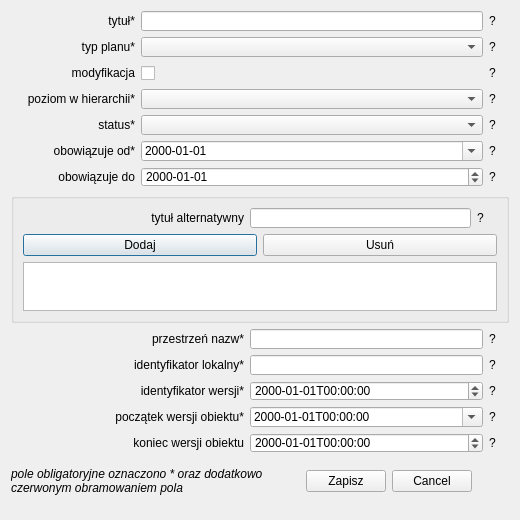
<?xml version="1.0" encoding="UTF-8"?>
<ui version="4.0">
 <class>Dialog</class>
 <widget class="QDialog" name="Dialog">
  <property name="geometry">
   <rect>
    <x>0</x>
    <y>0</y>
    <width>520</width>
    <height>520</height>
   </rect>
  </property>
  <property name="sizePolicy">
   <sizepolicy hsizetype="MinimumExpanding" vsizetype="MinimumExpanding">
    <horstretch>0</horstretch>
    <verstretch>0</verstretch>
   </sizepolicy>
  </property>
  <property name="minimumSize">
   <size>
    <width>520</width>
    <height>490</height>
   </size>
  </property>
  <property name="maximumSize">
   <size>
    <width>1000</width>
    <height>1000</height>
   </size>
  </property>
  <property name="windowTitle">
   <string>Dialog</string>
  </property>
  <layout class="QGridLayout" name="gridLayout_4">
   <property name="sizeConstraint">
    <enum>QLayout::SetMinAndMaxSize</enum>
   </property>
   <item row="0" column="0">
    <layout class="QVBoxLayout" name="verticalLayout_2">
     <item>
      <layout class="QGridLayout" name="gridLayout">
       <item row="4" column="1">
        <widget class="QComboBox" name="status">
         <property name="sizePolicy">
          <sizepolicy hsizetype="MinimumExpanding" vsizetype="MinimumExpanding">
           <horstretch>0</horstretch>
           <verstretch>0</verstretch>
          </sizepolicy>
         </property>
         <property name="minimumSize">
          <size>
           <width>342</width>
           <height>20</height>
          </size>
         </property>
         <property name="maximumSize">
          <size>
           <width>16777215</width>
           <height>20</height>
          </size>
         </property>
         <property name="editable">
          <bool>false</bool>
         </property>
        </widget>
       </item>
       <item row="0" column="1">
        <widget class="QLineEdit" name="tytul">
         <property name="sizePolicy">
          <sizepolicy hsizetype="MinimumExpanding" vsizetype="MinimumExpanding">
           <horstretch>0</horstretch>
           <verstretch>0</verstretch>
          </sizepolicy>
         </property>
         <property name="minimumSize">
          <size>
           <width>0</width>
           <height>20</height>
          </size>
         </property>
         <property name="maximumSize">
          <size>
           <width>16777215</width>
           <height>20</height>
          </size>
         </property>
        </widget>
       </item>
       <item row="3" column="2">
        <widget class="QLabel" name="label_9">
         <property name="maximumSize">
          <size>
           <width>20</width>
           <height>16777215</height>
          </size>
         </property>
         <property name="text">
          <string>?</string>
         </property>
        </widget>
       </item>
       <item row="4" column="0">
        <widget class="QLabel" name="status_label_2">
         <property name="sizePolicy">
          <sizepolicy hsizetype="MinimumExpanding" vsizetype="MinimumExpanding">
           <horstretch>0</horstretch>
           <verstretch>0</verstretch>
          </sizepolicy>
         </property>
         <property name="font">
          <font>
           <weight>50</weight>
           <bold>false</bold>
          </font>
         </property>
         <property name="text">
          <string>status*</string>
         </property>
         <property name="alignment">
          <set>Qt::AlignRight|Qt::AlignTrailing|Qt::AlignVCenter</set>
         </property>
        </widget>
       </item>
       <item row="6" column="0">
        <widget class="QLabel" name="obowiazujeDo_label">
         <property name="sizePolicy">
          <sizepolicy hsizetype="MinimumExpanding" vsizetype="MinimumExpanding">
           <horstretch>1</horstretch>
           <verstretch>0</verstretch>
          </sizepolicy>
         </property>
         <property name="text">
          <string>obowiązuje do</string>
         </property>
         <property name="alignment">
          <set>Qt::AlignRight|Qt::AlignTrailing|Qt::AlignVCenter</set>
         </property>
        </widget>
       </item>
       <item row="0" column="0">
        <widget class="QLabel" name="tytul_label">
         <property name="sizePolicy">
          <sizepolicy hsizetype="MinimumExpanding" vsizetype="MinimumExpanding">
           <horstretch>0</horstretch>
           <verstretch>0</verstretch>
          </sizepolicy>
         </property>
         <property name="font">
          <font>
           <weight>50</weight>
           <bold>false</bold>
          </font>
         </property>
         <property name="text">
          <string>tytuł*</string>
         </property>
         <property name="alignment">
          <set>Qt::AlignRight|Qt::AlignTrailing|Qt::AlignVCenter</set>
         </property>
        </widget>
       </item>
       <item row="4" column="2">
        <widget class="QLabel" name="label_12">
         <property name="sizePolicy">
          <sizepolicy hsizetype="Preferred" vsizetype="Preferred">
           <horstretch>0</horstretch>
           <verstretch>20</verstretch>
          </sizepolicy>
         </property>
         <property name="minimumSize">
          <size>
           <width>20</width>
           <height>0</height>
          </size>
         </property>
         <property name="maximumSize">
          <size>
           <width>20</width>
           <height>16777215</height>
          </size>
         </property>
         <property name="text">
          <string>?</string>
         </property>
        </widget>
       </item>
       <item row="0" column="2">
        <widget class="QLabel" name="label_6">
         <property name="minimumSize">
          <size>
           <width>20</width>
           <height>0</height>
          </size>
         </property>
         <property name="text">
          <string>?</string>
         </property>
        </widget>
       </item>
       <item row="5" column="1">
        <widget class="QgsDateTimeEdit" name="obowiazujeOd">
         <property name="sizePolicy">
          <sizepolicy hsizetype="MinimumExpanding" vsizetype="MinimumExpanding">
           <horstretch>0</horstretch>
           <verstretch>0</verstretch>
          </sizepolicy>
         </property>
         <property name="minimumSize">
          <size>
           <width>0</width>
           <height>20</height>
          </size>
         </property>
         <property name="maximumSize">
          <size>
           <width>16777215</width>
           <height>20</height>
          </size>
         </property>
         <property name="displayFormat">
          <string>yyyy-MM-dd</string>
         </property>
         <property name="calendarPopup">
          <bool>true</bool>
         </property>
        </widget>
       </item>
       <item row="6" column="1">
        <widget class="QgsDateTimeEdit" name="obowiazujeDo">
         <property name="sizePolicy">
          <sizepolicy hsizetype="MinimumExpanding" vsizetype="MinimumExpanding">
           <horstretch>0</horstretch>
           <verstretch>0</verstretch>
          </sizepolicy>
         </property>
         <property name="minimumSize">
          <size>
           <width>0</width>
           <height>20</height>
          </size>
         </property>
         <property name="maximumSize">
          <size>
           <width>16777215</width>
           <height>20</height>
          </size>
         </property>
         <property name="displayFormat">
          <string>yyyy-MM-dd</string>
         </property>
        </widget>
       </item>
       <item row="1" column="1">
        <widget class="QComboBox" name="typPlanu">
         <property name="sizePolicy">
          <sizepolicy hsizetype="MinimumExpanding" vsizetype="MinimumExpanding">
           <horstretch>0</horstretch>
           <verstretch>0</verstretch>
          </sizepolicy>
         </property>
         <property name="minimumSize">
          <size>
           <width>0</width>
           <height>20</height>
          </size>
         </property>
         <property name="maximumSize">
          <size>
           <width>16777215</width>
           <height>20</height>
          </size>
         </property>
        </widget>
       </item>
       <item row="5" column="0">
        <widget class="QLabel" name="obowiazujeOd_label">
         <property name="sizePolicy">
          <sizepolicy hsizetype="MinimumExpanding" vsizetype="MinimumExpanding">
           <horstretch>0</horstretch>
           <verstretch>0</verstretch>
          </sizepolicy>
         </property>
         <property name="font">
          <font>
           <weight>50</weight>
           <bold>false</bold>
          </font>
         </property>
         <property name="text">
          <string>obowiązuje od*</string>
         </property>
         <property name="alignment">
          <set>Qt::AlignRight|Qt::AlignTrailing|Qt::AlignVCenter</set>
         </property>
        </widget>
       </item>
       <item row="3" column="0">
        <widget class="QLabel" name="poziomHierarchii_label">
         <property name="sizePolicy">
          <sizepolicy hsizetype="MinimumExpanding" vsizetype="MinimumExpanding">
           <horstretch>0</horstretch>
           <verstretch>0</verstretch>
          </sizepolicy>
         </property>
         <property name="font">
          <font>
           <weight>50</weight>
           <bold>false</bold>
          </font>
         </property>
         <property name="text">
          <string>poziom w hierarchii*</string>
         </property>
         <property name="alignment">
          <set>Qt::AlignRight|Qt::AlignTrailing|Qt::AlignVCenter</set>
         </property>
        </widget>
       </item>
       <item row="3" column="1">
        <widget class="QComboBox" name="poziomHierarchii">
         <property name="sizePolicy">
          <sizepolicy hsizetype="MinimumExpanding" vsizetype="MinimumExpanding">
           <horstretch>0</horstretch>
           <verstretch>0</verstretch>
          </sizepolicy>
         </property>
         <property name="minimumSize">
          <size>
           <width>0</width>
           <height>20</height>
          </size>
         </property>
         <property name="maximumSize">
          <size>
           <width>16777215</width>
           <height>20</height>
          </size>
         </property>
        </widget>
       </item>
       <item row="1" column="2">
        <widget class="QLabel" name="label_8">
         <property name="enabled">
          <bool>true</bool>
         </property>
         <property name="minimumSize">
          <size>
           <width>20</width>
           <height>0</height>
          </size>
         </property>
         <property name="maximumSize">
          <size>
           <width>6</width>
           <height>16777215</height>
          </size>
         </property>
         <property name="text">
          <string>?</string>
         </property>
        </widget>
       </item>
       <item row="5" column="2">
        <widget class="QLabel" name="label_10">
         <property name="maximumSize">
          <size>
           <width>20</width>
           <height>16777215</height>
          </size>
         </property>
         <property name="text">
          <string>?</string>
         </property>
        </widget>
       </item>
       <item row="1" column="0">
        <widget class="QLabel" name="typPlanu_label">
         <property name="sizePolicy">
          <sizepolicy hsizetype="MinimumExpanding" vsizetype="MinimumExpanding">
           <horstretch>0</horstretch>
           <verstretch>0</verstretch>
          </sizepolicy>
         </property>
         <property name="font">
          <font>
           <weight>50</weight>
           <bold>false</bold>
          </font>
         </property>
         <property name="text">
          <string>typ planu*</string>
         </property>
         <property name="alignment">
          <set>Qt::AlignRight|Qt::AlignTrailing|Qt::AlignVCenter</set>
         </property>
        </widget>
       </item>
       <item row="6" column="2">
        <widget class="QLabel" name="label_11">
         <property name="minimumSize">
          <size>
           <width>20</width>
           <height>0</height>
          </size>
         </property>
         <property name="maximumSize">
          <size>
           <width>20</width>
           <height>16777215</height>
          </size>
         </property>
         <property name="text">
          <string>?</string>
         </property>
        </widget>
       </item>
       <item row="2" column="0">
        <widget class="QLabel" name="modyfikacja_label">
         <property name="sizePolicy">
          <sizepolicy hsizetype="MinimumExpanding" vsizetype="MinimumExpanding">
           <horstretch>0</horstretch>
           <verstretch>0</verstretch>
          </sizepolicy>
         </property>
         <property name="text">
          <string>modyfikacja</string>
         </property>
         <property name="alignment">
          <set>Qt::AlignRight|Qt::AlignTrailing|Qt::AlignVCenter</set>
         </property>
        </widget>
       </item>
       <item row="2" column="2">
        <widget class="QLabel" name="label_13">
         <property name="enabled">
          <bool>true</bool>
         </property>
         <property name="minimumSize">
          <size>
           <width>20</width>
           <height>0</height>
          </size>
         </property>
         <property name="maximumSize">
          <size>
           <width>6</width>
           <height>16777215</height>
          </size>
         </property>
         <property name="text">
          <string>?</string>
         </property>
        </widget>
       </item>
       <item row="2" column="1">
        <widget class="QCheckBox" name="modyfikacja">
         <property name="sizePolicy">
          <sizepolicy hsizetype="MinimumExpanding" vsizetype="MinimumExpanding">
           <horstretch>0</horstretch>
           <verstretch>0</verstretch>
          </sizepolicy>
         </property>
         <property name="minimumSize">
          <size>
           <width>0</width>
           <height>20</height>
          </size>
         </property>
         <property name="text">
          <string/>
         </property>
        </widget>
       </item>
      </layout>
     </item>
     <item>
      <widget class="QGroupBox" name="groupBox">
       <property name="enabled">
        <bool>true</bool>
       </property>
       <property name="maximumSize">
        <size>
         <width>16777215</width>
         <height>130</height>
        </size>
       </property>
       <property name="title">
        <string/>
       </property>
       <property name="flat">
        <bool>false</bool>
       </property>
       <property name="checkable">
        <bool>false</bool>
       </property>
       <layout class="QGridLayout" name="gridLayout_2">
        <item row="1" column="0">
         <widget class="QListWidget" name="tytulyAlternatywne">
          <property name="sizePolicy">
           <sizepolicy hsizetype="MinimumExpanding" vsizetype="MinimumExpanding">
            <horstretch>0</horstretch>
            <verstretch>0</verstretch>
           </sizepolicy>
          </property>
          <property name="maximumSize">
           <size>
            <width>16777215</width>
            <height>80</height>
           </size>
          </property>
         </widget>
        </item>
        <item row="0" column="0">
         <layout class="QVBoxLayout" name="verticalLayout">
          <item>
           <layout class="QHBoxLayout" name="horizontalLayout">
            <item>
             <widget class="QLabel" name="tytulAlternatywny_label">
              <property name="sizePolicy">
               <sizepolicy hsizetype="MinimumExpanding" vsizetype="MinimumExpanding">
                <horstretch>0</horstretch>
                <verstretch>12</verstretch>
               </sizepolicy>
              </property>
              <property name="layoutDirection">
               <enum>Qt::LeftToRight</enum>
              </property>
              <property name="text">
               <string>tytuł alternatywny</string>
              </property>
              <property name="alignment">
               <set>Qt::AlignRight|Qt::AlignTrailing|Qt::AlignVCenter</set>
              </property>
             </widget>
            </item>
            <item>
             <widget class="QLineEdit" name="tytulAlternatywny_QLE">
              <property name="sizePolicy">
               <sizepolicy hsizetype="MinimumExpanding" vsizetype="MinimumExpanding">
                <horstretch>0</horstretch>
                <verstretch>0</verstretch>
               </sizepolicy>
              </property>
              <property name="minimumSize">
               <size>
                <width>0</width>
                <height>20</height>
               </size>
              </property>
              <property name="maximumSize">
               <size>
                <width>16777215</width>
                <height>20</height>
               </size>
              </property>
             </widget>
            </item>
            <item>
             <widget class="QLabel" name="label_7">
              <property name="minimumSize">
               <size>
                <width>20</width>
                <height>0</height>
               </size>
              </property>
              <property name="text">
               <string>?</string>
              </property>
             </widget>
            </item>
           </layout>
          </item>
          <item>
           <layout class="QHBoxLayout" name="horizontalLayout_2">
            <item>
             <widget class="QPushButton" name="dodaj">
              <property name="text">
               <string>Dodaj</string>
              </property>
             </widget>
            </item>
            <item>
             <widget class="QPushButton" name="usun">
              <property name="text">
               <string>Usuń</string>
              </property>
             </widget>
            </item>
           </layout>
          </item>
         </layout>
        </item>
       </layout>
      </widget>
     </item>
     <item>
      <layout class="QGridLayout" name="gridLayout_3">
       <item row="4" column="0">
        <widget class="QLabel" name="koniecWersjiObiektu_label_2">
         <property name="sizePolicy">
          <sizepolicy hsizetype="MinimumExpanding" vsizetype="MinimumExpanding">
           <horstretch>0</horstretch>
           <verstretch>0</verstretch>
          </sizepolicy>
         </property>
         <property name="text">
          <string>koniec wersji obiektu</string>
         </property>
         <property name="alignment">
          <set>Qt::AlignRight|Qt::AlignTrailing|Qt::AlignVCenter</set>
         </property>
        </widget>
       </item>
       <item row="1" column="1">
        <widget class="QLineEdit" name="lokalnyId">
         <property name="sizePolicy">
          <sizepolicy hsizetype="MinimumExpanding" vsizetype="MinimumExpanding">
           <horstretch>0</horstretch>
           <verstretch>0</verstretch>
          </sizepolicy>
         </property>
         <property name="minimumSize">
          <size>
           <width>0</width>
           <height>20</height>
          </size>
         </property>
         <property name="maximumSize">
          <size>
           <width>16777215</width>
           <height>20</height>
          </size>
         </property>
         <property name="toolTip">
          <string>string</string>
         </property>
        </widget>
       </item>
       <item row="1" column="0">
        <widget class="QLabel" name="lokalnyId_label">
         <property name="sizePolicy">
          <sizepolicy hsizetype="MinimumExpanding" vsizetype="MinimumExpanding">
           <horstretch>0</horstretch>
           <verstretch>0</verstretch>
          </sizepolicy>
         </property>
         <property name="font">
          <font>
           <weight>50</weight>
           <bold>false</bold>
          </font>
         </property>
         <property name="text">
          <string>identyfikator lokalny*</string>
         </property>
         <property name="alignment">
          <set>Qt::AlignRight|Qt::AlignTrailing|Qt::AlignVCenter</set>
         </property>
        </widget>
       </item>
       <item row="0" column="1">
        <widget class="QLineEdit" name="przestrzenNazw">
         <property name="sizePolicy">
          <sizepolicy hsizetype="MinimumExpanding" vsizetype="MinimumExpanding">
           <horstretch>0</horstretch>
           <verstretch>0</verstretch>
          </sizepolicy>
         </property>
         <property name="minimumSize">
          <size>
           <width>0</width>
           <height>20</height>
          </size>
         </property>
         <property name="maximumSize">
          <size>
           <width>16777215</width>
           <height>20</height>
          </size>
         </property>
         <property name="toolTip">
          <string>string</string>
         </property>
        </widget>
       </item>
       <item row="2" column="0">
        <widget class="QLabel" name="wersjaId_label">
         <property name="sizePolicy">
          <sizepolicy hsizetype="MinimumExpanding" vsizetype="MinimumExpanding">
           <horstretch>0</horstretch>
           <verstretch>0</verstretch>
          </sizepolicy>
         </property>
         <property name="font">
          <font>
           <weight>50</weight>
           <bold>false</bold>
          </font>
         </property>
         <property name="text">
          <string>identyfikator wersji*</string>
         </property>
         <property name="alignment">
          <set>Qt::AlignRight|Qt::AlignTrailing|Qt::AlignVCenter</set>
         </property>
        </widget>
       </item>
       <item row="3" column="1">
        <widget class="QDateTimeEdit" name="poczatekWersjiObiektu">
         <property name="sizePolicy">
          <sizepolicy hsizetype="MinimumExpanding" vsizetype="MinimumExpanding">
           <horstretch>0</horstretch>
           <verstretch>0</verstretch>
          </sizepolicy>
         </property>
         <property name="minimumSize">
          <size>
           <width>0</width>
           <height>20</height>
          </size>
         </property>
         <property name="maximumSize">
          <size>
           <width>16777215</width>
           <height>20</height>
          </size>
         </property>
         <property name="displayFormat">
          <string>yyyy-MM-ddTHH:mm:ss</string>
         </property>
         <property name="calendarPopup">
          <bool>true</bool>
         </property>
         <property name="timeSpec">
          <enum>Qt::LocalTime</enum>
         </property>
        </widget>
       </item>
       <item row="0" column="2">
        <widget class="QLabel" name="label_1">
         <property name="minimumSize">
          <size>
           <width>20</width>
           <height>0</height>
          </size>
         </property>
         <property name="text">
          <string>?</string>
         </property>
        </widget>
       </item>
       <item row="2" column="2">
        <widget class="QLabel" name="label_3">
         <property name="minimumSize">
          <size>
           <width>20</width>
           <height>0</height>
          </size>
         </property>
         <property name="text">
          <string>?</string>
         </property>
        </widget>
       </item>
       <item row="3" column="2">
        <widget class="QLabel" name="label_4">
         <property name="minimumSize">
          <size>
           <width>20</width>
           <height>0</height>
          </size>
         </property>
         <property name="text">
          <string>?</string>
         </property>
        </widget>
       </item>
       <item row="3" column="0">
        <widget class="QLabel" name="poczatekWersjiObiektu_label">
         <property name="sizePolicy">
          <sizepolicy hsizetype="MinimumExpanding" vsizetype="MinimumExpanding">
           <horstretch>0</horstretch>
           <verstretch>0</verstretch>
          </sizepolicy>
         </property>
         <property name="font">
          <font>
           <weight>50</weight>
           <bold>false</bold>
          </font>
         </property>
         <property name="text">
          <string>początek wersji obiektu*</string>
         </property>
         <property name="alignment">
          <set>Qt::AlignRight|Qt::AlignTrailing|Qt::AlignVCenter</set>
         </property>
        </widget>
       </item>
       <item row="1" column="2">
        <widget class="QLabel" name="label_2">
         <property name="minimumSize">
          <size>
           <width>20</width>
           <height>0</height>
          </size>
         </property>
         <property name="text">
          <string>?</string>
         </property>
        </widget>
       </item>
       <item row="4" column="2">
        <widget class="QLabel" name="label_5">
         <property name="minimumSize">
          <size>
           <width>20</width>
           <height>0</height>
          </size>
         </property>
         <property name="text">
          <string>?</string>
         </property>
        </widget>
       </item>
       <item row="0" column="0">
        <widget class="QLabel" name="przestrzenNazw_label">
         <property name="sizePolicy">
          <sizepolicy hsizetype="MinimumExpanding" vsizetype="MinimumExpanding">
           <horstretch>0</horstretch>
           <verstretch>0</verstretch>
          </sizepolicy>
         </property>
         <property name="font">
          <font>
           <weight>50</weight>
           <bold>false</bold>
          </font>
         </property>
         <property name="text">
          <string>przestrzeń nazw*</string>
         </property>
         <property name="alignment">
          <set>Qt::AlignRight|Qt::AlignTrailing|Qt::AlignVCenter</set>
         </property>
        </widget>
       </item>
       <item row="2" column="1">
        <widget class="QDateTimeEdit" name="wersjaId">
         <property name="sizePolicy">
          <sizepolicy hsizetype="MinimumExpanding" vsizetype="MinimumExpanding">
           <horstretch>0</horstretch>
           <verstretch>0</verstretch>
          </sizepolicy>
         </property>
         <property name="minimumSize">
          <size>
           <width>0</width>
           <height>20</height>
          </size>
         </property>
         <property name="maximumSize">
          <size>
           <width>16777215</width>
           <height>20</height>
          </size>
         </property>
         <property name="displayFormat">
          <string>yyyy-MM-ddTHH:mm:ss</string>
         </property>
        </widget>
       </item>
       <item row="4" column="1">
        <widget class="QgsDateTimeEdit" name="koniecWersjiObiektu">
         <property name="sizePolicy">
          <sizepolicy hsizetype="MinimumExpanding" vsizetype="MinimumExpanding">
           <horstretch>0</horstretch>
           <verstretch>0</verstretch>
          </sizepolicy>
         </property>
         <property name="minimumSize">
          <size>
           <width>0</width>
           <height>20</height>
          </size>
         </property>
         <property name="maximumSize">
          <size>
           <width>16777215</width>
           <height>20</height>
          </size>
         </property>
         <property name="displayFormat">
          <string>yyyy-MM-ddTHH:mm:ss</string>
         </property>
        </widget>
       </item>
      </layout>
     </item>
     <item>
      <layout class="QHBoxLayout" name="horizontalLayout_3">
       <item>
        <widget class="QLabel" name="label">
         <property name="sizePolicy">
          <sizepolicy hsizetype="MinimumExpanding" vsizetype="MinimumExpanding">
           <horstretch>0</horstretch>
           <verstretch>0</verstretch>
          </sizepolicy>
         </property>
         <property name="font">
          <font>
           <italic>true</italic>
          </font>
         </property>
         <property name="text">
          <string>pole obligatoryjne oznaczono * oraz dodatkowo czerwonym obramowaniem pola</string>
         </property>
         <property name="wordWrap">
          <bool>true</bool>
         </property>
        </widget>
       </item>
       <item>
        <spacer name="horizontalSpacer">
         <property name="orientation">
          <enum>Qt::Horizontal</enum>
         </property>
         <property name="sizeHint" stdset="0">
          <size>
           <width>40</width>
           <height>20</height>
          </size>
         </property>
        </spacer>
       </item>
       <item>
        <widget class="QPushButton" name="zapisz">
         <property name="text">
          <string>Zapisz</string>
         </property>
        </widget>
       </item>
       <item>
        <widget class="QDialogButtonBox" name="buttonBox">
         <property name="enabled">
          <bool>true</bool>
         </property>
         <property name="orientation">
          <enum>Qt::Horizontal</enum>
         </property>
         <property name="standardButtons">
          <set>QDialogButtonBox::Cancel</set>
         </property>
         <property name="centerButtons">
          <bool>false</bool>
         </property>
        </widget>
       </item>
       <item>
        <spacer name="horizontalSpacer_2">
         <property name="orientation">
          <enum>Qt::Horizontal</enum>
         </property>
         <property name="sizeHint" stdset="0">
          <size>
           <width>40</width>
           <height>20</height>
          </size>
         </property>
        </spacer>
       </item>
      </layout>
     </item>
    </layout>
   </item>
   <item row="1" column="0">
    <widget class="QLineEdit" name="tytulAlternatywny">
     <property name="maximumSize">
      <size>
       <width>0</width>
       <height>0</height>
      </size>
     </property>
    </widget>
   </item>
  </layout>
 </widget>
 <customwidgets>
  <customwidget>
   <class>QgsDateTimeEdit</class>
   <extends>QDateTimeEdit</extends>
   <header>qgsdatetimeedit.h</header>
  </customwidget>
 </customwidgets>
 <tabstops>
  <tabstop>tytul</tabstop>
  <tabstop>typPlanu</tabstop>
  <tabstop>poziomHierarchii</tabstop>
  <tabstop>status</tabstop>
  <tabstop>obowiazujeOd</tabstop>
  <tabstop>obowiazujeDo</tabstop>
  <tabstop>tytulAlternatywny_QLE</tabstop>
  <tabstop>dodaj</tabstop>
  <tabstop>usun</tabstop>
  <tabstop>tytulyAlternatywne</tabstop>
  <tabstop>przestrzenNazw</tabstop>
  <tabstop>lokalnyId</tabstop>
  <tabstop>wersjaId</tabstop>
  <tabstop>poczatekWersjiObiektu</tabstop>
  <tabstop>koniecWersjiObiektu</tabstop>
  <tabstop>zapisz</tabstop>
  <tabstop>tytulAlternatywny</tabstop>
 </tabstops>
 <resources/>
 <connections>
  <connection>
   <sender>buttonBox</sender>
   <signal>rejected()</signal>
   <receiver>Dialog</receiver>
   <slot>reject()</slot>
   <hints>
    <hint type="sourcelabel">
     <x>433</x>
     <y>480</y>
    </hint>
    <hint type="destinationlabel">
     <x>267</x>
     <y>295</y>
    </hint>
   </hints>
  </connection>
 </connections>
</ui>
